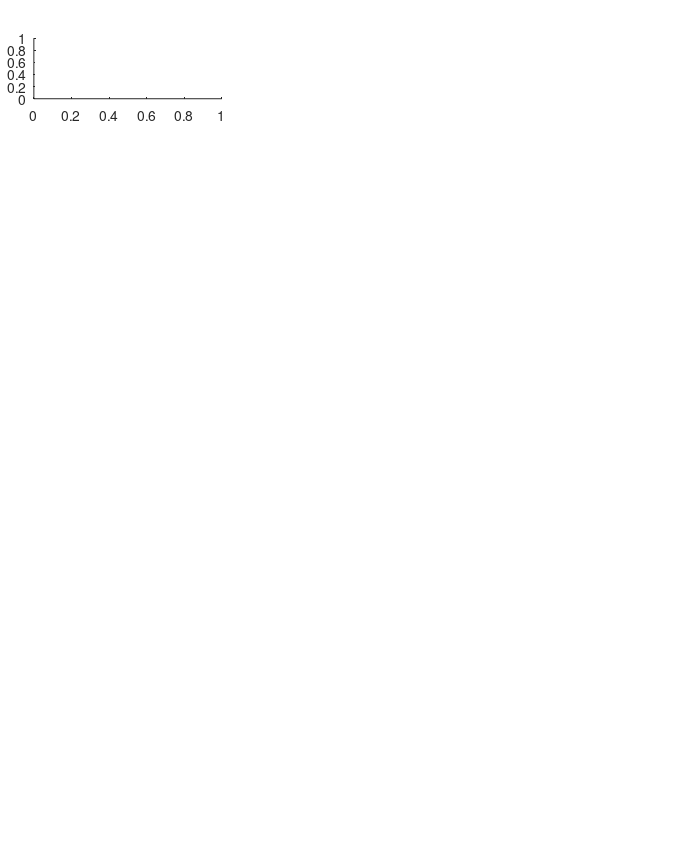

MATLAB code to generate this figure: (Note: this script raises an error after producing the figure.)
units_opt = {'M7E0491ch1','M7E2133ch1','M7E2256ch1'};   % Best freq, level, and BW
tuning_stims_opt = {'10','3','3'};
units_lessopt = {'M7E0488ch1','M7E2129ch1','M7E2256ch1'};   % Less optimal stimulus
tuning_stims_lessopt = {'11','22','5'};

units_std_tuning = {{'M7E0484ch1','M7E0485ch1'},{'M7E2129ch1'},{'M7E2255ch1'}};

units_call_types = {'M7E0499ch1','M7E2130ch1','M7E2254ch1'};

units_type = {'RS','RS','FS','FS','Burster','Burster'};

RSColor = [0.6350    0.0780    0.1840];
FSColor = [0    0.4470    0.7410];
BuColor = [0.4660    0.6740    0.1880];
BuColorDark = [0.3843    0.6118    0.0863];
Color_i = {RSColor, FSColor, BuColor};
Color_ii = {RSColor, FSColor, BuColorDark};

fig1 = figure;
set(gcf, 'PaperUnits', 'inches');
set(gcf, 'PaperSize', [17.2*0.3937, 21.5*0.3937]);
set(gcf,'PaperPositionMode','manual')
set(gcf,'PaperPosition', [0 0 17.2*0.3937, 21.5*0.3937]);
set(gcf,'Units','inches');
set(gcf,'Position',[0 0 17.2*0.3937, 21.5*0.3937]);
figparams.fsize = 7;
figparams.fsize_big = figparams.fsize+2;
figparams.msize = 7;
figparams.res = 300;   % DPI
figparams.fontchoice = 'Arial';
lmargin = 0.05;
xexpand = 0.08;
yexpand = 0.065;
interrow = 0.048;
intercol = 0.03;

ms_after_peak_nospike = 6;

for i = 1:length(units_opt)
    ax_row1(i) = subplot(6,3,i);
    oldpos = get(ax_row1(i),'Position');
    if i ==1
        xshift = lmargin-oldpos(1);
    end
    set(ax_row1(i),'Position',oldpos.*[1 1 1 1]+[xshift+xexpand*0.5*(i-1) +0.05 xexpand -0.02]);
    
%   plot_raster ({units_tuning{i}(1:end-3)}, str2num(units_tuning{i}(end)), '1:31', '1:10', 'Frequency (kHz)', ['Unit ' units_tuning{i}], '', 'single', 1, 0, 1, '1:10:32', fig1, 1);
    plot_raster ({units_opt{i}(1:end-3)}, str2num(units_opt{i}(end)), tuning_stims_opt{i}, '1:10', 'Frequency (kHz)', '', '', 'single', 1, 0, 1, '', fig1, 1,'vertical tick',0.5);
    ax_row1(i).FontSize = figparams.fsize;
    ax_row1(i).FontName = figparams.fontchoice;
    set(gca,'linewidth',0.5);
    set(gca,'xlim',[90 500]);
    set(gca,'XTick', []);
    set(gca,'ylim',[0,1]);    
    
    if i == 1
        yl = get(gca,'ylim');
        %text(75,yl(2)*1.08,'kHz','FontSize',figparams.fsize);
        lh1 = ylabel('Best stim','FontSize',figparams.fsize_big);
        pos = get(lh1,'Position');
        set(lh1,'Position',[65,pos(2),pos(3)]);
        %txh = text(-0.17,1.13,'A','Units','normalized','FontWeight','bold','FontSize',figparams.fsize+1,'FontName',figparams.fontchoice);
        txh = annotation('textbox','Position',[ax_row1(1).Position(1)-0.17*ax_row1(1).Position(3),ax_row1(1).Position(2)+ax_row1(1).Position(4)+0.03,0,0],'String','A','FontSize',figparams.fsize+2,'FontName',figparams.fontchoice, 'FontWeight','Bold','EdgeColor','none');
    end
    set(gca,'yTick',[]);
        
    if i == 1
        ti = title('Regular spiking','FontSize', figparams.fsize_big);
        txh2 = text(0.5,1.1,['Unit M7E0484ch1, 8.14 kHz, 18 dB tone'],'Units','normalized','Color',[0.4 0.4 0.4],'FontSize',figparams.fsize,'FontName',figparams.fontchoice,'HorizontalAlignment','center'); 
    elseif i == 2
        ti = title('Fast spiking','FontSize', figparams.fsize_big);
        txh2 = text(0.5,1.1,['Unit M7E2129ch1, 4.44 kHz, 48 dB, 0.2 oct noise'],'Units','normalized','Color',[0.4 0.4 0.4],'FontSize',figparams.fsize,'FontName',figparams.fontchoice,'HorizontalAlignment','center'); 
    elseif i == 3
        ti = title('Bursting','FontSize', figparams.fsize_big);
        txh2 = text(0.5,1.1,['Unit M7E2253ch1, 6.96 kHz, 38 dB tone'],'Units','normalized','Color',[0.4 0.4 0.4],'FontSize',figparams.fsize,'FontName',figparams.fontchoice,'HorizontalAlignment','center'); 
    end
    oldposti = get(ti,'Position');
    oldposti(2) = yl(2)*1.25;
    set(ti,'Position',oldposti); 
    
    oldpos= ax_row1(i).Position;
    ax_row1b(i) = axes('Position', [oldpos(1), oldpos(2)-oldpos(4)-0.02, oldpos(3), oldpos(4)]);
    plot_raster ({units_lessopt{i}(1:end-3)}, str2num(units_lessopt{i}(end)), tuning_stims_lessopt{i}, '1:10', 'Frequency (kHz)', '', '', 'single', 1, 0, 1, '', fig1, 1,'vertical tick',0.5);   
    ax_row1b(i).FontSize = figparams.fsize;
    ax_row1b(i).FontName = figparams.fontchoice;
    set(gca,'linewidth',0.5);
    set(gca,'xlim',[90 500]);
    set(gca,'XTick', [0 200 400]);
    set(gca,'ylim',[0,1]);   
    lh = xlabel('ms');
    set(lh,'Units','normalized');
    lh_pos = get(lh,'Position');
    lh_pos(2) = -0.155;
    set(lh,'Position',lh_pos);
    if i == 1
        yl = get(gca,'ylim');
        %text(75,yl(2)*1.08,'kHz','FontSize',figparams.fsize);
        lh1 = ylabel('Other','FontSize',figparams.fsize_big);
        pos = get(lh1,'Position');
        set(lh1,'Position',[65,pos(2),pos(3)]);
    end
    set(gca,'yTick',[]);

    if i == 1
        txh2 = text(0.5,1.1,['8.28 kHz, 8 dB tone'],'Units','normalized','Color',[0.4 0.4 0.4],'FontSize',figparams.fsize,'FontName',figparams.fontchoice,'HorizontalAlignment','center'); 
    elseif i == 2
        txh2 = text(0.5,1.1,['9.19 kHz, 48 dB tone'],'Units','normalized','Color',[0.4 0.4 0.4],'FontSize',figparams.fsize,'FontName',figparams.fontchoice,'HorizontalAlignment','center'); 
    elseif i == 3
        txh2 = text(0.5,1.1,['6.96 kHz, 18 dB tone'],'Units','normalized','Color',[0.4 0.4 0.4],'FontSize',figparams.fsize,'FontName',figparams.fontchoice,'HorizontalAlignment','center'); 
    end

end

for i = 1:length(units_std_tuning)
    pos_row1 = get(ax_row1b(i),'Position');
    ax_row2(i) = axes('Position', [pos_row1(1), pos_row1(2)-((pos_row1(4)+yexpand)*0.7)-interrow, pos_row1(3), (pos_row1(4)+yexpand)*0.76]);
    xautocorr = [];
    yautocorr = [];
    for j = 1:length(units_std_tuning{i})    
        file = units_std_tuning{i}{j}(1:end-3); channel = str2num(units_std_tuning{i}{j}(end)); stims = 1:31; reps = 1:10;
        if i == 1
            reps = 1:7;
        end
        try
            D = eval (file);
        catch
            mfilename_m = strcat(file, '.m');
            D=header_reader_mfile(mfilename_m);    % If file is incomplete so data matrix is irregular shaped, use this alternative reader, ignores final incomplete data line
        end
        [outputs, centers, N,centers2,N2,log_ISI_list,prestim_total_time,nint]...
        = spktr(D,file,channel,stims,reps,0.5,50,'all',1,0,0.5); 
        xautocorr(j,:) = [-1*fliplr(outputs.xautocorr) outputs.xautocorr];
        yautocorr(j,:) = [fliplr(outputs.yautocorr) outputs.yautocorr];
    end
    xautocorr = sum(xautocorr,1);
    yautocorr= sum(yautocorr,1);
    hb = bar(xautocorr,yautocorr,1,'FaceColor',Color_i{i},'FaceAlpha',0.7);
    ax_row2(i).FontSize = figparams.fsize;
    ax_row2(i).FontName = figparams.fontchoice;
    set(gca,'xlim',[-50 50]);
    [val,ind] = max(find(outputs.xautocorr<= 50));
    set(gca,'ylim',[0 max(outputs.yautocorr(1:ind))*1.1]);
    set(gca,'xtick',[-50,0,50]);
    lh = xlabel('ms');
    set(lh,'Units','normalized');
    lh_pos = get(lh,'Position');
    lh_pos(2) = -0.17;
    set(lh,'Position',lh_pos);
  
    set(gca,'ytick',[]);
    
    if i == 1
         lh2 = ylabel('Autocorrelogram','FontSize',figparams.fsize_big);
         txh = annotation('textbox','Position',[ax_row1(1).Position(1)-0.17*ax_row1(1).Position(3),ax_row2(1).Position(2)+ax_row2(1).Position(4)+0.03,0,0],'String','B','FontSize',figparams.fsize+2,'FontName',figparams.fontchoice, 'FontWeight','Bold','EdgeColor','none');       
    end
        
    pos_row2 = get(ax_row2(i),'Position');
    ax_row3(i) = axes('Position', [pos_row2(1), pos_row2(2)-pos_row2(4)-interrow, pos_row2(3), pos_row2(4)]);

    hb2 = bar(centers2,N2,1,'FaceColor',Color_i{i},'FaceAlpha',0.7,'EdgeColor','none');
    ax_row3(i).FontSize = figparams.fsize;
    ax_row3(i).FontName = figparams.fontchoice;
    set(gca,'xlim',[0,4]);
    set(gca,'XTick', [0 2 4]);
    set(gca,'ylim',[0 max(N2(centers2<4))*1.1]);
    
    lh = xlabel('log(ms)');
    set(lh,'Units','normalized');
    lh_pos = get(lh,'Position');
    lh_pos(2) = -0.17;
    set(lh,'Position',lh_pos);
  
    set(gca,'ytick',[]);
    
    if i == 1
        lh3 = ylabel('Log(ISI)','FontSize',figparams.fsize_big);
        txh = annotation('textbox','Position',[ax_row1(1).Position(1)-0.17*ax_row1(1).Position(3),ax_row3(1).Position(2)+ax_row3(1).Position(4)+0.03,0,0],'String','C','FontSize',figparams.fsize+2,'FontName',figparams.fontchoice, 'FontWeight','Bold','EdgeColor','none');       
    end
end

for i = 1:length(units_std_tuning)
    
    pos_row3 = get(ax_row3(i),'Position');
    ax_row4(i) = axes('Position', [pos_row3(1), pos_row3(2)-pos_row2(4)-interrow, pos_row3(3)*0.3, pos_row3(4)]);

    for j = 1:length(units_std_tuning{i}) 
        file = units_std_tuning{i}{j}(1:end-3); channel = str2num(units_std_tuning{i}{j}(end)); stims = 1:31; reps = 1:10;
        ad2_file = {['C:\Experiments\' file(1:end-4) '\Ad2\' file '.ad2']};
        if i == 1
            reps = 1:6;
        end
        [traces,psth_cells,output] = plotad2 (ad2_file, stims, reps, 'spikes', 0, channel, ms_after_peak_nospike, 0, 'extra', [file 'ch' num2str(channel)], 10, 1,0);
        sp_wave(j,:) = output.sp_wave;
        sp_wave_count(j) = output.sp_wave_count;
        ttp(j) = output.ttp_ms;
    end
    
    sp_wave_avg = sp_wave_count*sp_wave./sum(sp_wave_count);
    TTP = mean(ttp);
     
    output.t_shifted = output.t_shifted-0.3;
    plot(output.t_shifted(100:180),sp_wave_avg(100:180), 'color',Color_i{i},'LineWidth',0.8);
    ax_row4(i).FontSize = figparams.fsize;
    ax_row4(i).FontName = figparams.fontchoice;
    set(gca,'xlim',[output.t_shifted(100) output.t_shifted(180)]);
    ymin = min(sp_wave_avg(100:180));
    ymax = max(sp_wave_avg(100:180));
    set(gca,'ylim',[ymin-0.1*(ymax-ymin), ymax+0.1*(ymax-ymin)]);  
    
    set(gca,'xtick',[0 1]);
    lh = xlabel('ms');
    set(lh,'Units','normalized');
    lh_pos = get(lh,'Position');
    lh_pos(2) = -0.17;
    set(lh,'Position',lh_pos);
    
    set(gca,'ytick',[]);
    
    if i == 1
        lh4 = ylabel('Spike','FontSize', figparams.fsize_big);
        txh = annotation('textbox','Position',[ax_row1(1).Position(1)-0.17*ax_row1(1).Position(3),ax_row4(1).Position(2)+ax_row4(1).Position(4)+0.03,0,0],'String','D','FontSize',figparams.fsize+2,'FontName',figparams.fontchoice, 'FontWeight','Bold','EdgeColor','none');       
        hold on
        %TTP = output.ttp_ms;     % Peakfinder fails on the broad toothy peak here, so calculated using max and min
        an = annotation('doublearrow');
        [val,ind] = min(sp_wave_avg);
        tmin = output.t_shifted(ind);
        an.Parent = gca;
        an.Position = [tmin, val*1.05, TTP,0];
        an.Head1Length = 2;
        an.Head2Length = 2;
        an.Head1Width = 4;
        an.Head2Width = 4;
        txh = text(tmin*1.8, val*0.95, '{\it t}_T_T_P','FontSize',figparams.fsize,'FontName',figparams.fontchoice);
        yl = get(gca,'ylim');
        set(gca,'ylim',[yl(1)-0.1*(yl(2)-yl(1)), yl(2)]);
    end
    
    pos_row4 = get(ax_row4(i),'Position');
    ax_row5(i) = axes('Position', [pos_row4(1)+pos_row4(3)+intercol, pos_row4(2), pos_row3(3)-pos_row4(3)-intercol, pos_row4(4)]);

    plot(output.f,output.pxx_spike,'color',[0.7 0.7 0.7]); 

    max1 = max(output.pxx_spike(13:end));
    
    hold on
    % Now not permitting multiple spikes
    [traces,psth_cells,output] = plotad2 ({['C:\Experiments\' file(1:end-4) '\Ad2\' file '.ad2']}, stims, reps, 'spikes', 0, channel, ms_after_peak_nospike, 0, 'extra', [file 'ch' num2str(channel)], 10, 0,0);
    plot(output.f,output.pxx_spike, 'color',Color_ii{i});     
    
    set(gca,'xtick',[0 2000 4000 6000]);
    set(gca,'xticklabels',{'0','2','4','6'});
    lh = xlabel('kHz');
    set(lh,'Units','normalized');
    lh_pos = get(lh,'Position');
    lh_pos(2) = -0.17;
    set(lh,'Position',lh_pos);
    
    set(gca,'ytick',[]);
    
    if i == 1
        lh5 = ylabel('Spike spectrum','FontSize', figparams.fsize_big);
    end
    
    max2 = max(output.pxx_spike(13:end));
    set(gca,'xlim',[0 max(output.f)*0.6]);
    set(gca,'ylim',[0 max(max1,max2)*1.1]);
    
    if i == 2
        hold on
        p = plot(output.f50,output.pxx_spike(output.f==output.f50),'ko','MarkerSize',4);
        xl = get(gca,'xlim');
        yl = get(gca,'ylim');
        text(1.1*output.f50,output.pxx_spike(output.f==output.f50),'{\it f}_5_0','FontSize',figparams.fsize,'FontName',figparams.fontchoice);
    end
    
    ax_row5(i).FontSize = figparams.fsize;
    ax_row5(i).FontName = figparams.fontchoice;
end

for i = 1:length(units_call_types)
    pos_row5 = get(ax_row5(i),'Position');
    pos_row1 = get(ax_row1(i),'Position');
    ax_row6(i) = axes('Position', [pos_row1(1), pos_row5(2)-(pos_row1(4)+yexpand+0.02)-interrow-0.02, pos_row1(3), pos_row1(4)+yexpand+0.04]);
    
    plot_raster ({units_call_types{i}(1:end-3)}, str2num(units_call_types{i}(end)), '1:20', '1:10', '', '', '', 'single', 1, 0, 0, [], fig1, 1,'diamond',1);
    ax_row6(i).FontSize = figparams.fsize;
    ax_row6(i).FontName = figparams.fontchoice;
    set(gca,'linewidth',0.5);
    set(gca,'xlim',[0 2100]);   % End of longest stim is 2146 ms
    
    set(gca,'XTick', [0 1000 2000]);
    lh = xlabel('ms');
    set(lh,'Units','normalized');
    lh_pos = get(lh,'Position');
    lh_pos(2) = -0.11;
    set(lh,'Position',lh_pos);
    
    if i == 1
        lh6 = ylabel('Vocalizations','FontSize', figparams.fsize_big);
        txh = annotation('textbox','Position',[ax_row1(1).Position(1)-0.17*ax_row1(1).Position(3),ax_row6(1).Position(2)+ax_row6(1).Position(4)+0.03,0,0],'String','E','FontSize',figparams.fsize+2,'FontName',figparams.fontchoice, 'FontWeight','Bold','EdgeColor','none');       
        txh1n = text(-30,0.3,'1n','HorizontalAlignment','right','FontSize',figparams.fsize,'FontName',figparams.fontchoice);
        txh1r = text(-30,1.5,'1r','HorizontalAlignment','right','FontSize',figparams.fsize,'FontName',figparams.fontchoice);
        txh20n = text(-30,18.5,'10n','HorizontalAlignment','right','FontSize',figparams.fsize,'FontName',figparams.fontchoice);
        txh20r = text(-30,19.7,'10r','HorizontalAlignment','right','FontSize',figparams.fsize,'FontName',figparams.fontchoice);
    end
    
end

set(lh1,'Units','normalized');
xalign = ax_row1(1).Position(1)+lh1.Position(1)*(ax_row1(1).Position(3));
set(lh2,'Units','normalized');
set(lh2,'Position',[(xalign-ax_row2(1).Position(1))/ax_row2(1).Position(3),lh2.Position(2),lh2.Position(3)]);
set(lh3,'Units','normalized');
set(lh3,'Position',[(xalign-ax_row3(1).Position(1))/ax_row3(1).Position(3),lh3.Position(2),lh3.Position(3)]);
set(lh4,'Units','normalized');
set(lh4,'Position',[(xalign-ax_row4(1).Position(1))/ax_row4(1).Position(3),lh4.Position(2),lh4.Position(3)]);
set(lh6,'Units','normalized');
set(lh6,'Position',[(xalign-ax_row6(1).Position(1))/ax_row6(1).Position(3),lh6.Position(2),lh6.Position(3)]);

set(findobj(gcf,'type','axes'),'FontName',figparams.fontchoice,'FontWeight','Bold','box','off');
    
print('C:\Users\Ping\Desktop\Wang_lab\Paper_writing\Figures\Fig 1\Fig1openGL.tif','-dtiff',['-r' num2str(figparams.res)]);
 